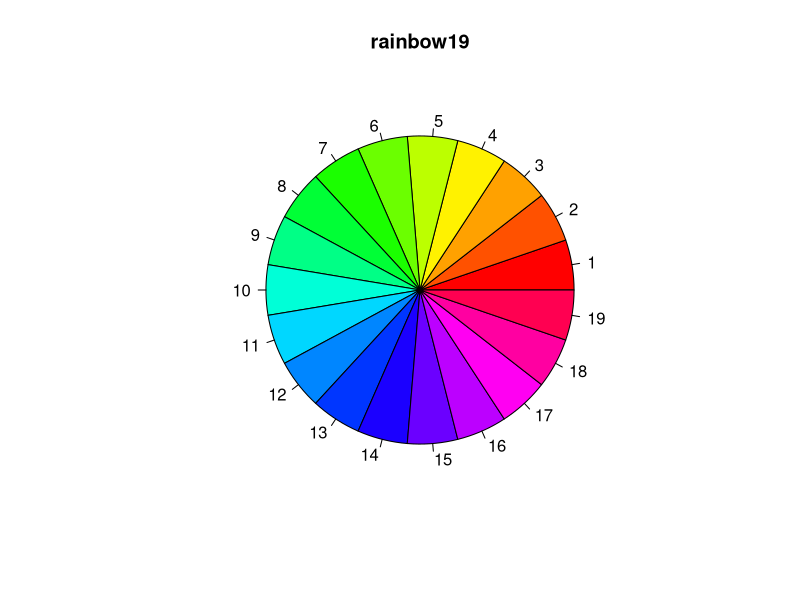

Write R code to recreate this figure. (Note: this script raises an error after producing the figure.)
1+2+3+4
print("Hallo!")
3+2+1
print("Änderung")



# Ein schickes Bild für dich

pie(rep(1,19),col=rainbow(19),main='rainbow19')

hh

testtoken